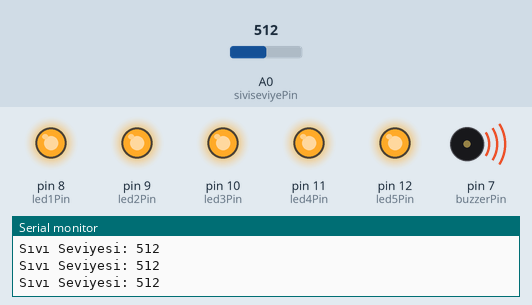
Simulated run of this sketch. Board: Arduino Uno, built with avr-gcc and run on an emulated ATmega328P. On the bench: output pins drawn as LEDs (lit = HIGH), buzzer (waves = sounding), the last lines printed to the serial monitor. Inputs (shaded band) come from the test bench; at power-on: A0 (siviseviyePin) = 512.

Above: at 1.2 s.
1.3 s: A0 (siviseviyePin) set to 415
2.8 s: A0 (siviseviyePin) set to 388
At 3.1 s:
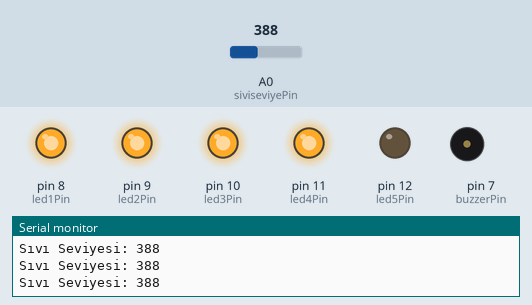
4.3 s: A0 (siviseviyePin) set to 308
5.8 s: A0 (siviseviyePin) set to 294
At 7.0 s:
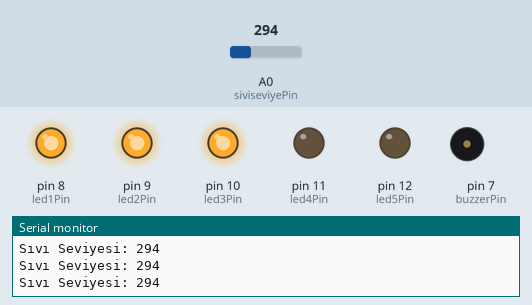
7.3 s: A0 (siviseviyePin) set to 209
8.8 s: A0 (siviseviyePin) set to 186
At 9.8 s:
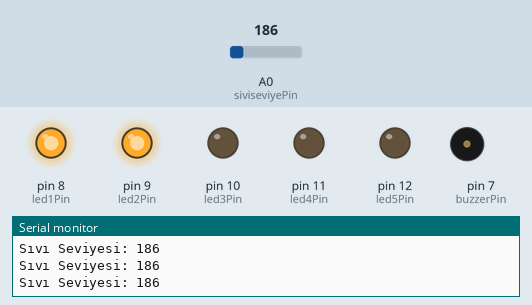
Timing chart, 0 to 11.3 s (numbered marks = the images above; inputs shaded):
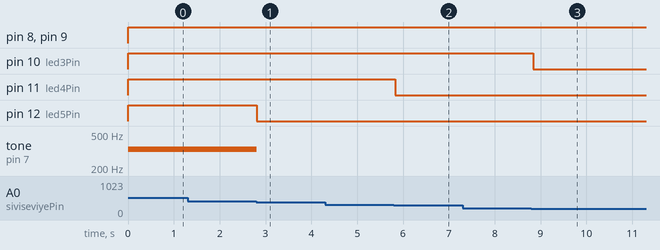

The sketch:

watersensor.ino
```cpp
int buzzerPin = 7;
int led1Pin = 8;
int led2Pin = 9;
int led3Pin = 10;
int led4Pin = 11;
int led5Pin = 12;
int mi = 331;

int siviseviyePin = A0;
int siviseviyesi;

void setup()
{
  pinMode(led1Pin, OUTPUT);
  pinMode(led2Pin, OUTPUT);
  pinMode(led3Pin, OUTPUT);
  pinMode(led4Pin, OUTPUT);
  pinMode(led5Pin, OUTPUT);
  pinMode(siviseviyePin, INPUT);
  Serial.begin(9600);
}

void loop()
{
  siviseviyesi = analogRead(siviseviyePin);
  Serial.print("Sıvı Seviyesi: ");
  Serial.println(siviseviyesi);

  if(siviseviyesi == 0)
  {
    digitalWrite(led1Pin, LOW);
    digitalWrite(led2Pin, LOW);
    digitalWrite(led3Pin, LOW);
    digitalWrite(led4Pin, LOW);
    digitalWrite(led5Pin, LOW);
    noTone(buzzerPin);
  }
  if(siviseviyesi > 0 and siviseviyesi <= 100)
  {
    digitalWrite(led1Pin, HIGH);
    digitalWrite(led2Pin, LOW);
    digitalWrite(led3Pin, LOW);
    digitalWrite(led4Pin, LOW);
    digitalWrite(led5Pin, LOW);
    noTone(buzzerPin);
  }
  if(siviseviyesi > 100 and siviseviyesi <= 200)
  {
    digitalWrite(led1Pin, HIGH);
    digitalWrite(led2Pin, HIGH);
    digitalWrite(led3Pin, LOW);
    digitalWrite(led4Pin, LOW);
    digitalWrite(led5Pin, LOW);
    noTone(buzzerPin);
  }
  if(siviseviyesi > 200 and siviseviyesi <= 300)
  {
    digitalWrite(led1Pin, HIGH);
    digitalWrite(led2Pin, HIGH);
    digitalWrite(led3Pin, HIGH);
    digitalWrite(led4Pin, LOW);
    digitalWrite(led5Pin, LOW);
    noTone(buzzerPin);
  }
 if(siviseviyesi > 300 and siviseviyesi <= 400)
  {
    digitalWrite(led1Pin, HIGH);
    digitalWrite(led2Pin, HIGH);
    digitalWrite(led3Pin, HIGH);
    digitalWrite(led4Pin, HIGH);
    digitalWrite(led5Pin, LOW);
    noTone(buzzerPin);
  }
  if(siviseviyesi > 500)
  {
    digitalWrite(led1Pin, HIGH);
    digitalWrite(led2Pin, HIGH);
    digitalWrite(led3Pin, HIGH);
    digitalWrite(led4Pin, HIGH);
    digitalWrite(led5Pin, HIGH);
    tone(buzzerPin, mi);
  }

  delay(100);
}
```

Measured:
- the behaviour switches between 401 and 400 on A0 (siviseviyePin) (found by bisection; images 0 and 1)
- the behaviour switches between 301 and 300 on A0 (siviseviyePin) (found by bisection; images 1 and 2)
- the behaviour switches between 201 and 200 on A0 (siviseviyePin) (found by bisection; images 2 and 3)
- after the input at 2.8 s, pin 12 (led5Pin): HIGH → LOW at once; tone on pin 7 (buzzerPin): 331 Hz → silent at once
- after the input at 5.8 s, pin 11 (led4Pin): HIGH → LOW at once
- after the input at 8.8 s, pin 10 (led3Pin): HIGH → LOW at once
